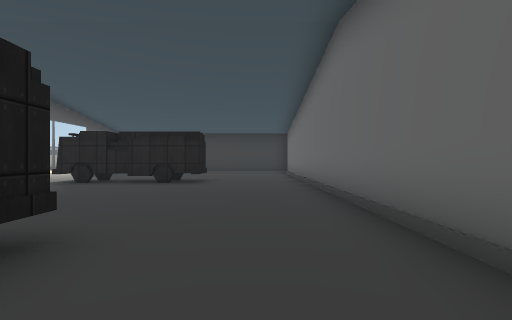
view 1 (above)

19 first-person views from a walk through a 3-D level made in the Unity game engine. The camera is 1.3 m above the floor, looks level and sees 85° across. The floor is counted in squares, 2 m on a side. Each view is taken from the middle of a square. On the plan, view 1 faces up. The plan holds only what a view shows up to about 9 squares ahead; the rest is blank. The place goes on beyond the plan. Some surface patterns are stand-ins.

view 2
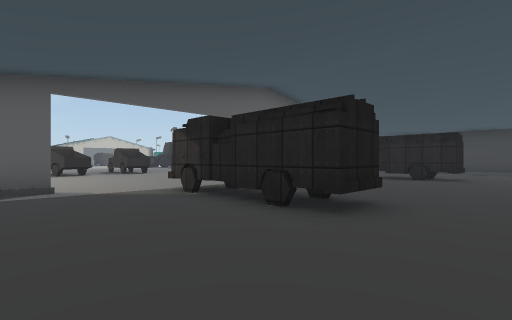

view 3
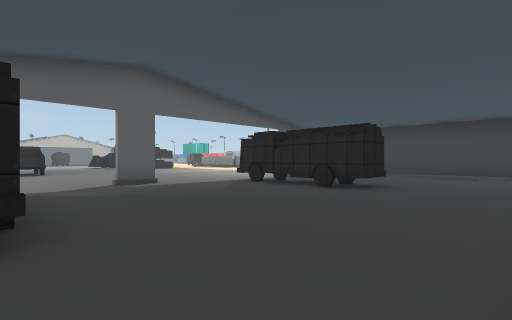

view 4
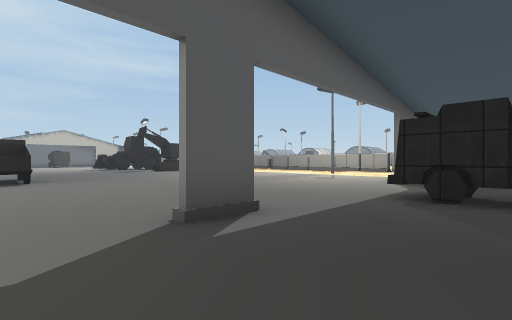

view 5
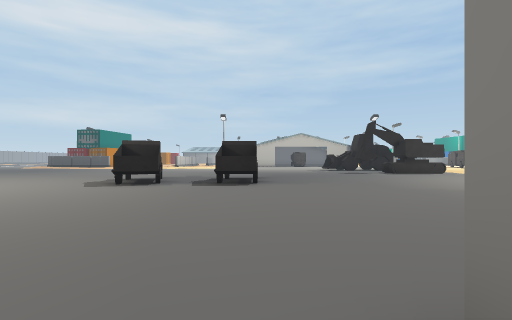

view 6
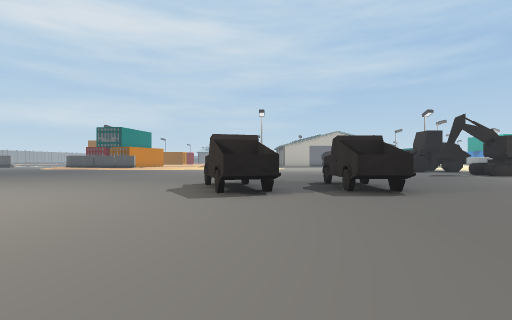

view 7
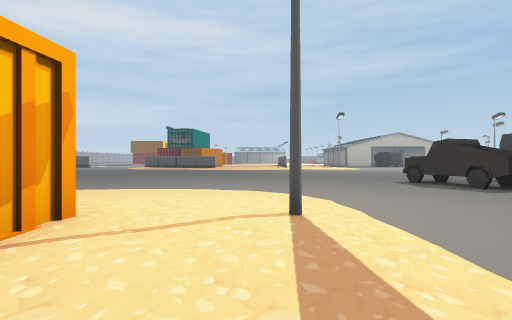

view 8
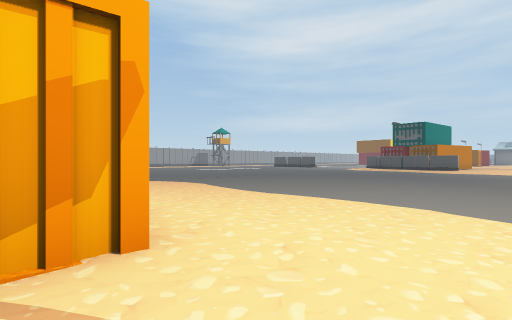

view 9
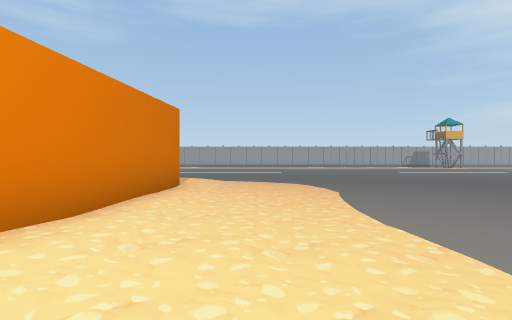

view 10
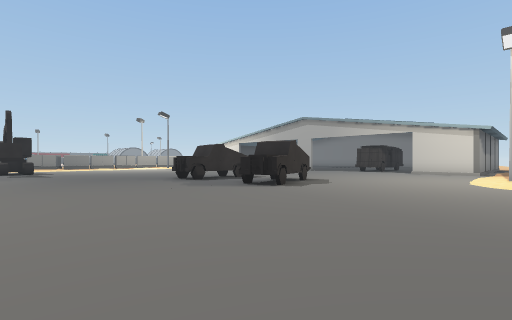

view 11
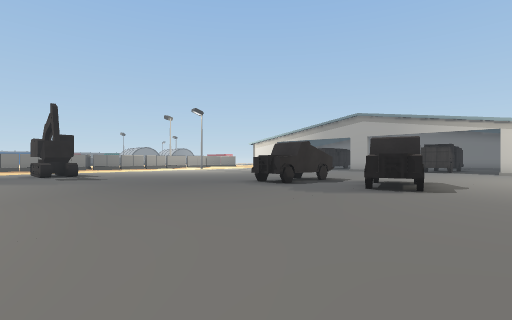

view 12
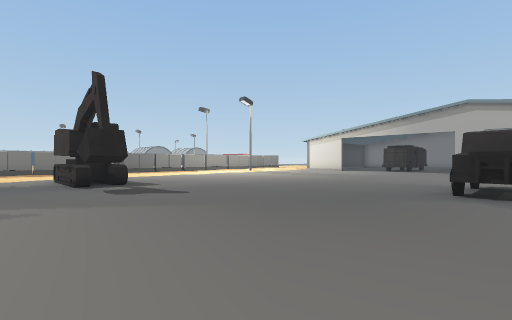

view 13
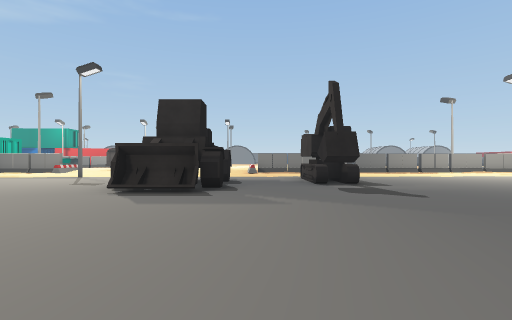

view 14
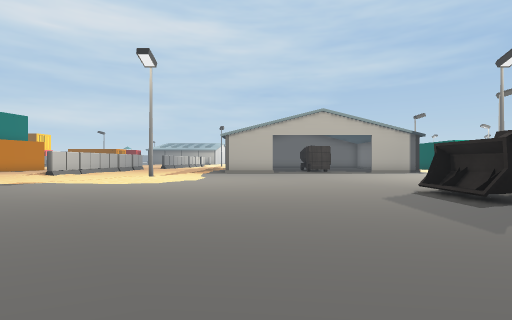

view 15
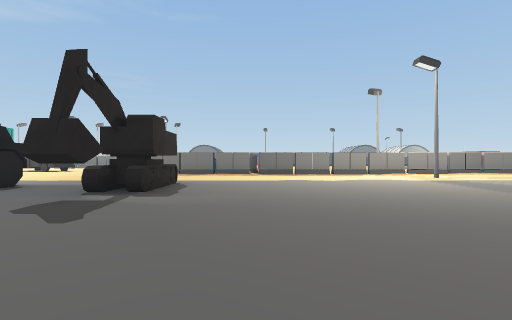

view 16
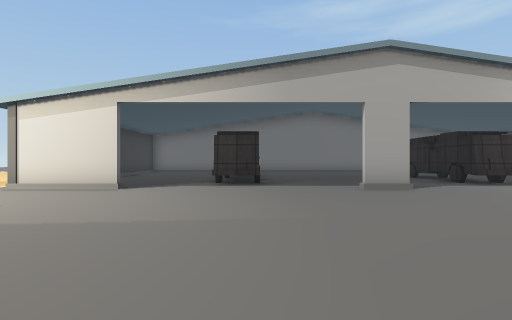

view 17
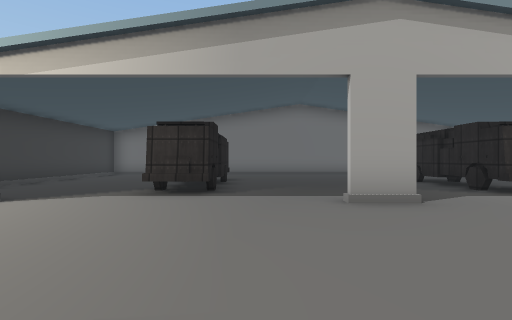

view 18
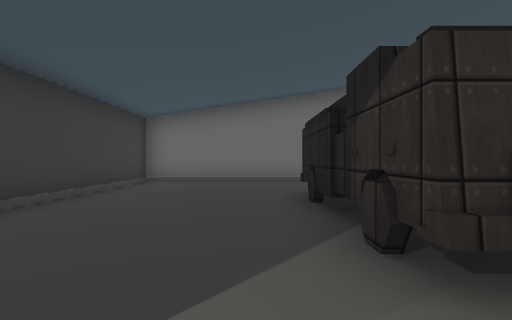

view 19
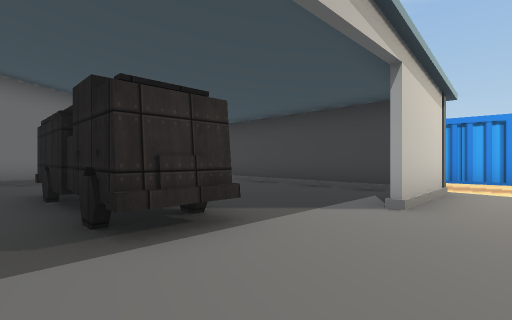

### Floor plan
Key: @ floor where view 1 was taken; # wall or solid block; . main floor; : floor 0.25 m higher than the main floor; / step, stairs or slope; O other object.
Columns run from 28 left of view 1 to 2 right of it. Each row starts with its distance up from view 1.
 13      ...#O......... .#  #######
 12 ..   #..OO...........#........#
 11 ...  #..OO....................#
 10 ...  #..O.....................#
  9 ...###..O.............O#O#O...#
  8 ......................O#O#O...#
  7 ..............................#
  6 ..............................#
  5 .....................#........#
  4 ............OOO...............#
  3 ............OOO...............#
  2 :.....................O#O#O...#
  1 :............OOO......O#OOO...
  0 ..... ......OOO.............@
 -1 ....  ...............#.......
 -2 ...   ...............#.......
 -3        ..............#######
 -4        ...............
 -5        ..........:#...
 -6         .........::..##
 -7         .........:O#
 -8          ........:##
 -9           .......:O
-10            ......:#
-11            ......:#
-12           ......:/#
-13           ......./
-14          ........
-15          ........

Positions as (right, up) in squares from view 1, and headings:
1: (0, 0), facing up
2: (0, -2), facing up-left
3: (1, 2), facing up-left
4: (-4, 3), facing up-left
5: (-6, 4), facing left
6: (-8, 1), facing left
7: (-7, -5), facing left
8: (-9, -5), facing down-left
9: (-12, -6), facing down
10: (-21, -5), facing up-right
11: (-22, -2), facing up-right
12: (-22, 3), facing up-right
13: (-22, 3), facing up
14: (-19, 5), facing left
15: (-17, 5), facing up
16: (-13, 8), facing right
17: (-11, 7), facing right
18: (-7, 10), facing right
19: (-8, 3), facing down-right
